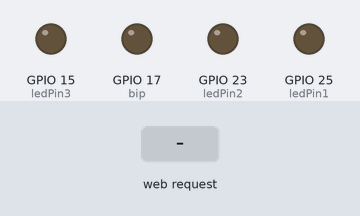
Bench run of a sketch on a simulated ESP32. Shown: output pins drawn as LEDs (lit = HIGH). The test bench sets the inputs (shaded band). WiFi joins after 1.5 s; servers stay silent unless stated; what the sketch prints to the serial monitor is not drawn.

Above: at 2.7 s.
2.8 s: HTTP request GET /LED/ON received
At 3.9 s:
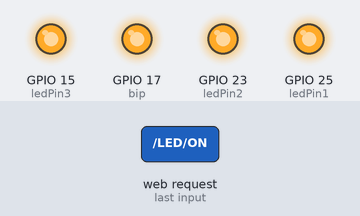
4.3 s: HTTP request GET /LED/OFF received
At 5.0 s:
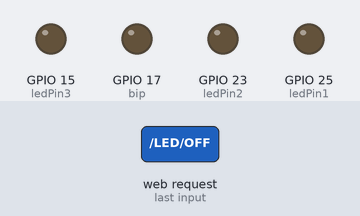
Timing chart, 0 to 7.3 s (numbered marks = the images above; inputs shaded):
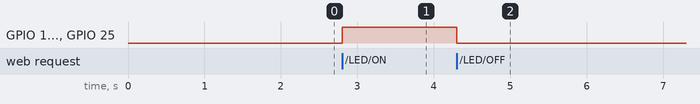

Measured:
- after the input at 2.8 s, GPIO 15 (ledPin3), GPIO 17 (bip), GPIO 23 (ledPin2), GPIO 25 (ledPin1): LOW → HIGH at once
- after the input at 4.3 s, GPIO 15 (ledPin3), GPIO 17 (bip), GPIO 23 (ledPin2), GPIO 25 (ledPin1): HIGH → LOW at once

The sketch:

ESP32WEBSERVER.ino
```cpp
#include <WiFi.h>

// Replace with your network credentials
const char* ssid     = "FRITZ!Box 6820 UE";
const char* password = "nhlstenden";

// Set web server port number to 80
WiFiServer server(80);

// Variable to store the HTTP request
String header;

const int ledPin1=25;
const int ledPin2=23;
const int ledPin3=15;
const int bip=17;


void setup() {
  Serial.begin(115200);
  // Initialize the output variables as outputs

  pinMode(ledPin1, OUTPUT);
  pinMode(ledPin2, OUTPUT);
  pinMode(ledPin3, OUTPUT);
  pinMode(bip, OUTPUT);
  // Connect to Wi-Fi network with SSID and password
  Serial.print("Connecting to ");
  Serial.println(ssid);
  WiFi.begin(ssid, password);
  while (WiFi.status() != WL_CONNECTED) {
    delay(500);
    Serial.print(".");
  }
  // Print local IP address and start web server
  Serial.println("");
  Serial.println("WiFi connected.");
  Serial.println("IP address: ");
  Serial.println(WiFi.localIP());
  server.begin();
}

void loop(){
  WiFiClient client = server.available();   // Listen for incoming clients

  if (client) {                             // If a new client connects,
    Serial.println("New Client.");          // print a message out in the serial port
    String currentLine = "";                // make a String to hold incoming data from the client
    while (client.connected()) {            // loop while the client's connected
      if (client.available()) {             // if there's bytes to read from the client,
        char c = client.read();             // read a byte, then
        Serial.write(c);                    // print it out the serial monitor
        header += c;
        if (c == '\n') {                    // if the byte is a newline character
          // if the current line is blank, you got two newline characters in a row.
          // that's the end of the client HTTP request, so send a response:
          if (currentLine.length() == 0) {
            // HTTP headers always start with a response code (e.g. HTTP/1.1 200 OK)
            // and a content-type so the client knows what's coming, then a blank line:
            client.println("HTTP/1.1 200 OK");
            client.println("Content-type:text/html");
            client.println("Connection: close");
            client.println();

            // turns the GPIOs on and off
            if (header.indexOf("GET /LED/ON") >= 0)
            {
              digitalWrite(ledPin1,HIGH);
              digitalWrite(ledPin2,HIGH);
              digitalWrite(ledPin3,HIGH);
              digitalWrite(bip,HIGH);
              delay(500);
            }
            if (header.indexOf("GET /LED/OFF") >=0)
            {
              digitalWrite(ledPin1,LOW);
              digitalWrite(ledPin2,LOW);
              digitalWrite(ledPin3,LOW);
              digitalWrite(bip,LOW);
              delay(500);
            }

            // Display the HTML web page
            client.println("<!DOCTYPE html><html>");
            client.println("<head><meta name=\"viewport\" content=\"width=device-width, initial-scale=1\">");
            client.println("<link rel=\"icon\" href=\"data:,\">");

            // Web Page Heading
            client.println("<body><h1>ESP32 Web Server</h1>");

            // The HTTP response ends with another blank line
            client.println();
            // Break out of the while loop
            break;
          } else { // if you got a newline, then clear currentLine
            currentLine = "";
          }
        } else if (c != '\r') {  // if you got anything else but a carriage return character,
          currentLine += c;      // add it to the end of the currentLine
        }
      }
    }
    // Clear the header variable
    header = "";
    // Close the connection
    client.stop();
    Serial.println("Client disconnected.");
    Serial.println("");
  }
}
```
